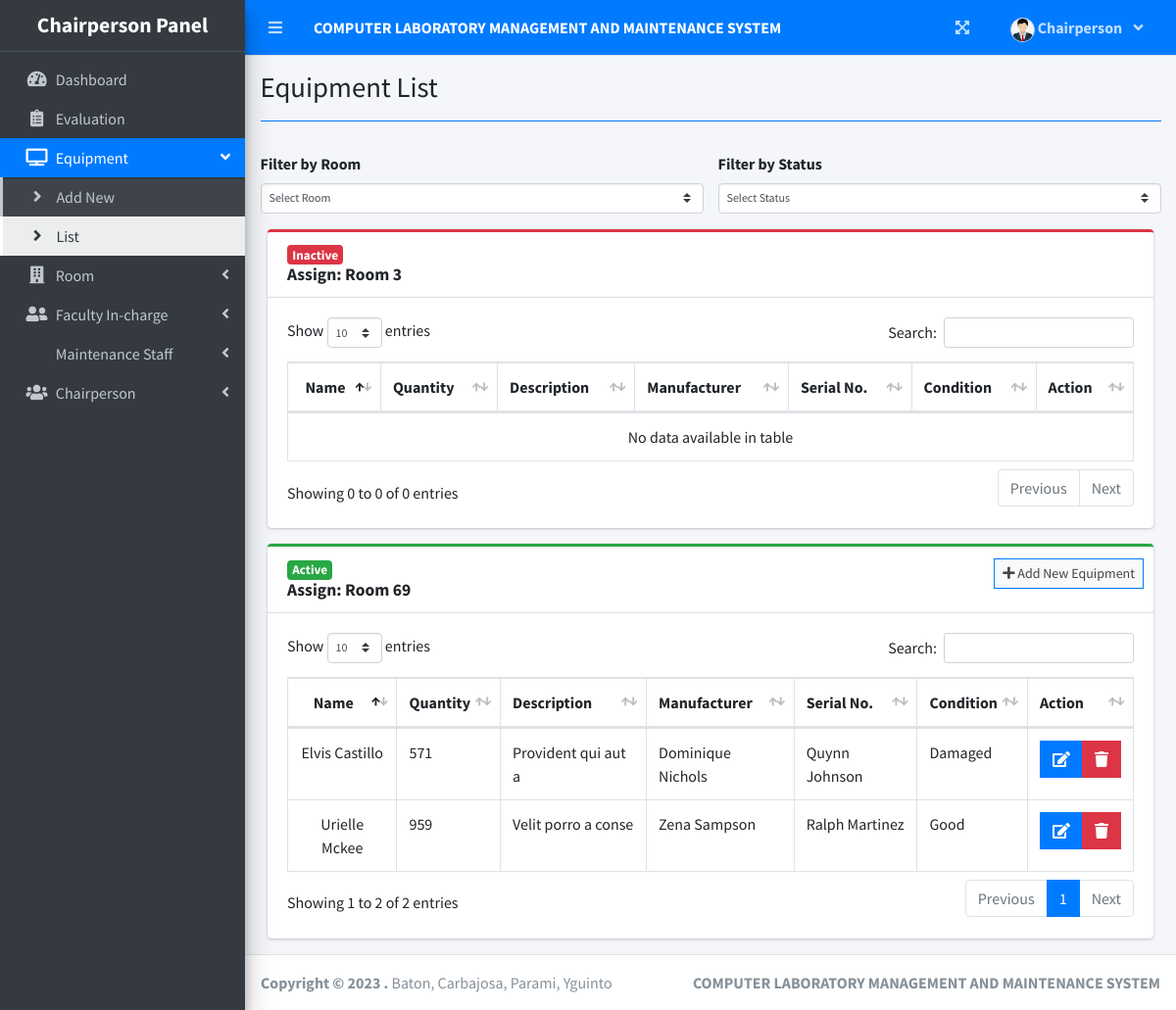
The app's page /index.php?page=equipment_list (signed in) with its own data.
### tables this page shows
CREATE TABLE `room_list` (
  `id` int(11) NOT NULL,
  `faculty_id` int(11) DEFAULT NULL,
  `room` varchar(7) NOT NULL,
  `description` text DEFAULT NULL,
  `capacity` int(11) NOT NULL DEFAULT 0,
  `status` int(11) NOT NULL DEFAULT 0
);

CREATE TABLE `equipment_list` (
  `id` int(30) NOT NULL,
  `room_id` int(11) NOT NULL,
  `name` varchar(100) NOT NULL,
  `quantity` int(50) NOT NULL,
  `description` text NOT NULL,
  `manufacturer` text NOT NULL,
  `serial_no` text NOT NULL,
  `condition` text NOT NULL
);

### admin/equipment_list.php (the view, shortened to what this page needs)
<?php include 'db_connect.php' ?>
<?php
$eqList = $conn->query("SELECT * FROM room_list order by id desc");
?>
<div class="row">
	<div class="col-md-6">
		<div class="form-group">
			<label for="" class="control-label">Filter by Room</label>
			<select name="room_id" id="room_id" class="custom-select custom-select-sm" onchange="location.href = 'index.php?page=equipment_list&room_id=' + this.value">
				<option selected disabled hidden>Select Room</option>
			</select>
		</div>
	</div>
	<div class="col-md-6">
		<div class="form-group">
			<label for="" class="control-label">Filter by Status</label>
			<select name="status" id="status" class="custom-select custom-select-sm" onchange="location.href = 'index.php?page=equipment_list&status=' + this.value">
				<option selected disabled hidden>Select Status</option>
			</select>
		</div>
	</div>
</div>
<?php
if (isset($_GET['room_id']) && $_GET['room_id'] > 0) {
	$eqList = $conn->query("SELECT * FROM room_list where id = " . $_GET['room_id']);
	$row = $eqList->fetch_assoc();
?>
	<div class="col-lg-12">
		<div class="card card-outline <?php echo $row['status'] == 1 ? "card-success" : "card-danger" ?>">
			<div class="card-header">
				<h3 class="card-title text-capitalize font-weight-bold">
					<?php if ($row['status'] == 1) : ?>
						<span class="badge badge-success">Active</span>
					<?php else : ?>
						<span class="badge badge-danger">Inactive</span>
					<?php endif; ?>
					<br>
					Assign: Room <?php echo $row['room'] ?>
				</h3>
				<?php if ($row['status'] == 1) : ?>
					<div class="card-tools">
						<a class="btn btn-block btn-sm btn-default btn-flat border-primary" href="./index.php?page=new_equipment&room_id=<?php echo $row['id'] ?>"><i class="fa fa-plus"></i> Add New Equipment</a>
					</div>
				<?php endif; ?>
			</div>
			<div class="card-body">
				<table class="table tabe-hover table-bordered equipment_list">
					<thead>
						<tr>
							<th class="text-center">Name</th>
							<th>Quantity</th>
							<th>Description</th>
							<th>Manufacturer</th>
							<th>Serial No.</th>
							<th>Condition</th>
							<th>Action</th>
						</tr>
					</thead>
					<tbody>
						<?php
						$qry = $conn->query("SELECT * FROM equipment_list where room_id = " . $row['id'] . " order by id asc");
						while ($row = $qry->fetch_assoc()) :
						?>
							<tr>
								<td class="text-center">
									<?php echo $row['name'] ?>
								</td>
								<td class="">
									<?php echo $row['quantity'] ?>
								</td>
								<td class="">
									<?php echo $row['description'] ?>
								</td>
								<td class="">
									<?php echo $row['manufacturer'] ?>
								</td>
								<td class="">
									<?php echo $row['serial_no'] ?>
								</td>
								<td class="">
									<?php echo $row['condition'] ?>
								</td>
								<td class="text-center">
									<div class="btn-group">
										<a href="./index.php?page=edit_equipment&id=<?php echo $row['id'] ?>" class="btn btn-primary btn-flat">
											<i class="fas fa-edit"></i>
										</a>
										<button type="button" class="btn btn-danger btn-flat delete_equipment" data-id="<?php echo $row['id'] ?>">
											<i class="fas fa-trash"></i>
										</button>
									</div>
								</td>
							</tr>
						<?php endwhile; ?>
					</tbody>
				</table>
			</div>
		</div>
	</div>
<?php } else { ?>
	<?php if ($eqList->num_rows <= 0) : ?>
		<div class="col-lg-12">
			<div class="card card-outline card-danger">
				<div class="card-body">
					<center><b>No Data to display</b></center>
				</div>
			</div>
		</div>
	<?php else : ?>
		<?php while ($row = $eqList->fetch_assoc()) : ?>
			<div class="col-lg-12">
				<div class="card card-outline <?php echo $row['status'] == 1 ? "card-success" : "card-danger" ?>">
					<div class="card-header">
						<h3 class="card-title text-capitalize font-weight-bold">
							<?php if ($row['status'] == 1) : ?>
								<span class="badge badge-success">Active</span>
							<?php else : ?>
								<span class="badge badge-danger">Inactive</span>
							<?php endif; ?>
							<br>
							Assign: Room <?php echo $row['room'] ?>
						</h3>
						<?php if ($row['status'] == 1) : ?>
							<div class="card-tools">
								<a class="btn btn-block btn-sm btn-default btn-flat border-primary" href="./index.php?page=new_equipment&room_id=<?php echo $row['id'] ?>"><i class="fa fa-plus"></i> Add New Equipment</a>
							</div>
						<?php endif; ?>
					</div>
					<div class="card-body">
						<table class="table tabe-hover table-bordered equipment_list">
							<thead>
								<tr>
									<th class="text-center">Name</th>
									<th>Quantity</th>
									<th>Description</th>
									<th>Manufacturer</th>
									<th>Serial No.</th>
									<th>Condition</th>
									<th>Action</th>
								</tr>
							</thead>
							<tbody>
								<?php
								$qry = $conn->query("SELECT * FROM equipment_list where room_id = " . $row['id'] . " order by id asc");
								while ($row = $qry->fetch_assoc()) :
								?>
									<tr>
										<td class="text-center">
											<?php echo $row['name'] ?>
										</td>
										<td class="">
											<?php echo $row['quantity'] ?>
										</td>
										<td class="">
											<?php echo $row['description'] ?>
										</td>
										<td class="">
											<?php echo $row['manufacturer'] ?>
										</td>
										<td class="">
											<?php echo $row['serial_no'] ?>
										</td>
										<td class="">
											<?php echo $row['condition'] ?>
										</td>
										<td class="text-center">
											<div class="btn-group">
												<a href="./index.php?page=edit_equipment&id=<?php echo $row['id'] ?>" class="btn btn-primary btn-flat">
													<i class="fas fa-edit"></i>
												</a>
												<button type="button" class="btn btn-danger btn-flat delete_equipment" data-id="<?php echo $row['id'] ?>">
													<i class="fas fa-trash"></i>
												</button>
											</div>
										</td>
									</tr>
								<?php endwhile; ?>
							</tbody>
						</table>
					</div>
				</div>
			</div>
		<?php endwhile; ?>
	<?php endif; ?>
<?php } ?>

### admin/sidebar.php (style rules this page uses)
h3, .h3 { font-size: 1.35rem; }

### records on screen
room_list: status "Inactive", room "3"
room_list: status "Active", room "69"
equipment_list: name "Elvis Castillo", quantity "571", description "Provident qui aut a", manufacturer "Dominique Nichols", serial_no "Quynn Johnson", condition "Damaged"
equipment_list: name "Urielle Mckee", quantity "959", description "Velit porro a conse", manufacturer "Zena Sampson", serial_no "Ralph Martinez", condition "Good"

### other values on screen
$_SESSION['system']['name'] "COMPUTER LABORATORY MANAGEMENT AND MAINTENANCE SYSTEM"
$_SESSION['login_firstname'] "Chairperson"
$title "Equipment List"
